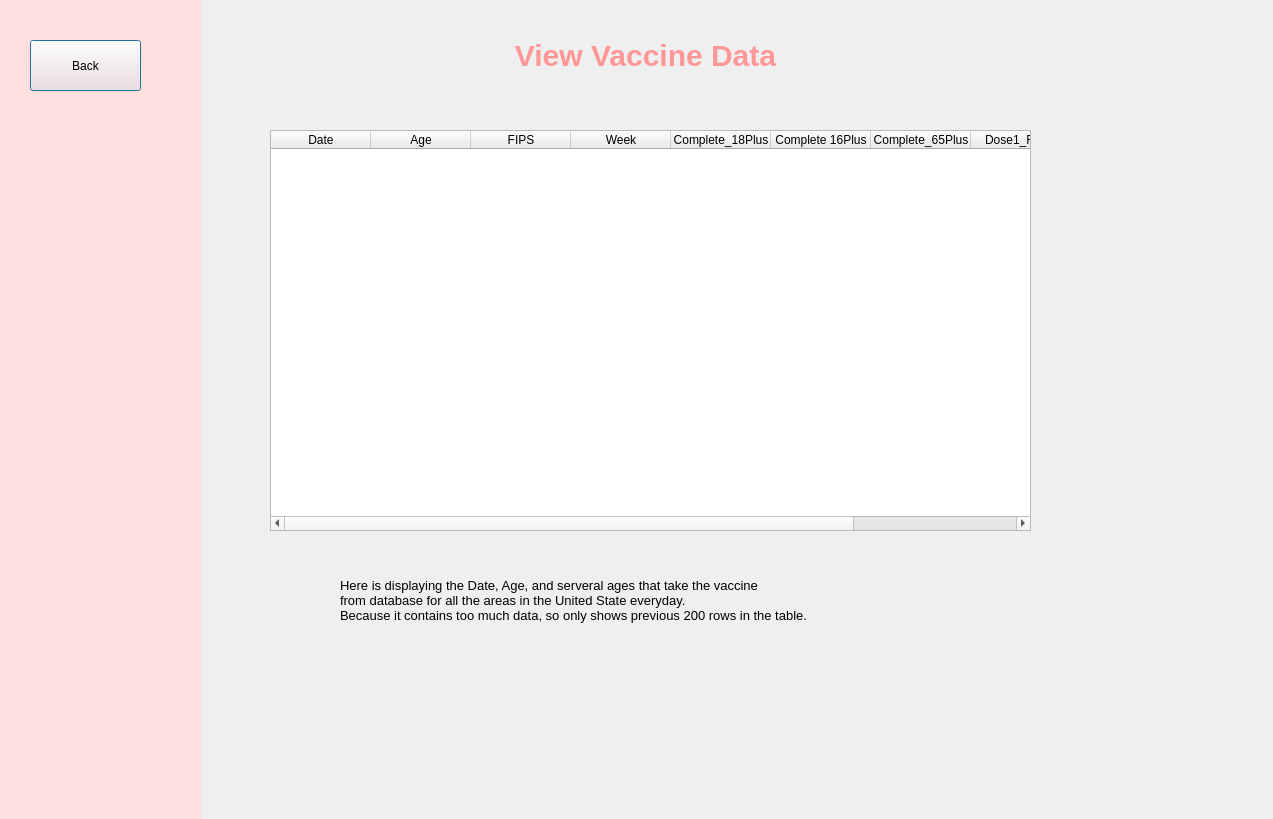
<?xml version="1.0" encoding="UTF-8"?>
<ui version="4.0">
 <class>Dialog</class>
 <widget class="QDialog" name="Dialog">
  <property name="geometry">
   <rect>
    <x>0</x>
    <y>0</y>
    <width>1273</width>
    <height>819</height>
   </rect>
  </property>
  <property name="windowTitle">
   <string>Dialog</string>
  </property>
  <widget class="QTableWidget" name="tableWidget">
   <property name="geometry">
    <rect>
     <x>270</x>
     <y>130</y>
     <width>761</width>
     <height>401</height>
    </rect>
   </property>
   <property name="columnCount">
    <number>9</number>
   </property>
   <column>
    <property name="text">
     <string>Date</string>
    </property>
   </column>
   <column>
    <property name="text">
     <string>Age</string>
    </property>
   </column>
   <column>
    <property name="text">
     <string>FIPS</string>
    </property>
   </column>
   <column>
    <property name="text">
     <string>Week</string>
    </property>
   </column>
   <column>
    <property name="text">
     <string>Complete_18Plus</string>
    </property>
   </column>
   <column>
    <property name="text">
     <string>Complete 16Plus</string>
    </property>
   </column>
   <column>
    <property name="text">
     <string>Complete_65Plus</string>
    </property>
   </column>
   <column>
    <property name="text">
     <string>Dose1_Recip</string>
    </property>
   </column>
   <column>
    <property name="text">
     <string>Dose1_65Plus</string>
    </property>
   </column>
  </widget>
  <widget class="QLabel" name="label">
   <property name="geometry">
    <rect>
     <x>490</x>
     <y>10</y>
     <width>311</width>
     <height>91</height>
    </rect>
   </property>
   <property name="styleSheet">
    <string notr="true">font-size: 30px;
font: bold;
color: rgb(255, 222, 222);
color: rgb(255, 151, 151);</string>
   </property>
   <property name="text">
    <string>View Vaccine Data</string>
   </property>
   <property name="alignment">
    <set>Qt::AlignCenter</set>
   </property>
  </widget>
  <widget class="QWidget" name="widget" native="true">
   <property name="geometry">
    <rect>
     <x>0</x>
     <y>0</y>
     <width>201</width>
     <height>851</height>
    </rect>
   </property>
   <property name="styleSheet">
    <string notr="true">
background-color: rgb(255, 222, 222);</string>
   </property>
   <widget class="QPushButton" name="backbutton6">
    <property name="geometry">
     <rect>
      <x>30</x>
      <y>40</y>
      <width>111</width>
      <height>51</height>
     </rect>
    </property>
    <property name="text">
     <string>Back</string>
    </property>
   </widget>
  </widget>
  <widget class="QLabel" name="label_2">
   <property name="geometry">
    <rect>
     <x>340</x>
     <y>550</y>
     <width>611</width>
     <height>101</height>
    </rect>
   </property>
   <property name="font">
    <font>
     <pointsize>10</pointsize>
    </font>
   </property>
   <property name="text">
    <string>Here is displaying the Date, Age, and serveral ages that take the vaccine 
from database for all the areas in the United State everyday. 
Because it contains too much data, so only shows previous 200 rows in the table.</string>
   </property>
  </widget>
 </widget>
 <resources/>
 <connections/>
</ui>
